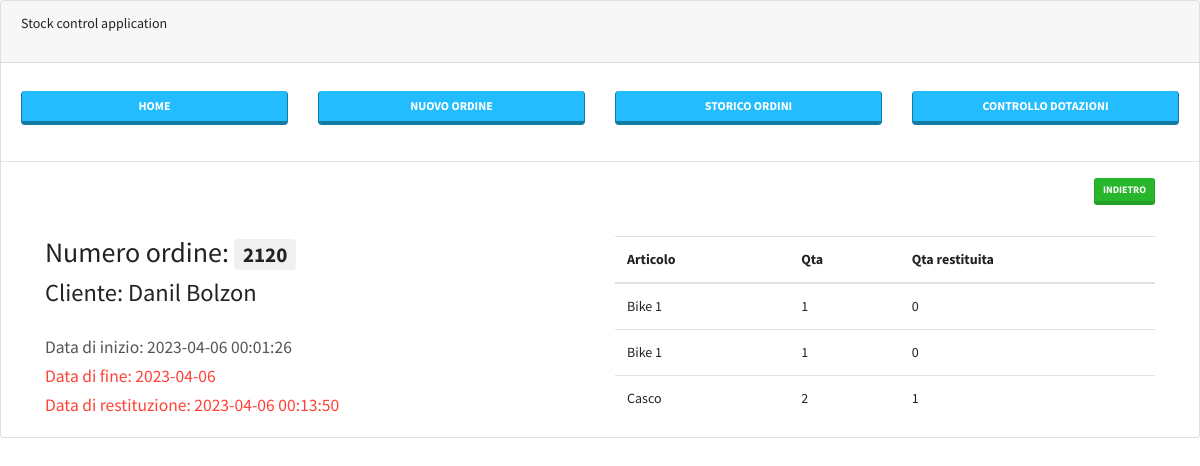
/fine_noleggio.php?numord=2120, run on the app's committed database.
### tables this page shows
CREATE TABLE `ordini` (
  `id` int NOT NULL AUTO_INCREMENT,
  `datains` datetime DEFAULT NULL,
  `desart` varchar(45) DEFAULT NULL,
  `qta` varchar(45) DEFAULT NULL,
  `returnqta` varchar(45) DEFAULT NULL,
  `idcliente` varchar(45) DEFAULT NULL,
  `returndate` varchar(45) DEFAULT NULL,
  `numord` int DEFAULT NULL,
  `status` varchar(45) DEFAULT NULL,
  `finishdate` datetime DEFAULT NULL,
  `returncall` varchar(45) DEFAULT NULL,
  PRIMARY KEY (`id`)
);

CREATE TABLE `users` (
  `id` int NOT NULL AUTO_INCREMENT,
  `username` varchar(128) NOT NULL,
  `useremail` varchar(128) DEFAULT NULL,
  `userphone` varchar(24) DEFAULT NULL,
  `usercountry` int DEFAULT NULL,
  `dt` timestamp NOT NULL DEFAULT CURRENT_TIMESTAMP,
  PRIMARY KEY (`id`),
  UNIQUE KEY `username_UNIQUE` (`username`)
);

### fine_noleggio.php (the view, shortened to what this page needs)
<!DOCTYPE html>
<html>
<head>
  <link rel="stylesheet" href="css/bootstrap-color.min.css" >
  <link rel="stylesheet" href="css/main.css" >
</head>
<body>
<?php
require_once('config.php');
$borrowid = $_GET['numord'];
$select_borrow_data = "SELECT * FROM ordini WHERE numord = '$borrowid'";
$select_borrow_data_result = mysqli_query($db, $select_borrow_data);
$row_borrow_data = mysqli_fetch_assoc($select_borrow_data_result);
$userid = $row_borrow_data['idcliente'];
$returndate = $row_borrow_data['returndate'];
$select_all_users = "SELECT * FROM users WHERE id = '$userid' ORDER BY id DESC LIMIT 1";
$select_all_user_result = mysqli_query($db, $select_all_users);
$row_users = mysqli_fetch_assoc($select_all_user_result);
$user_name = $row_users['username'];
$today = date('Y-m-d');
$datetime1 = strtotime($today);
$datetime2 = strtotime($returndate);
$calculate_seconds = $datetime2 - $datetime1;
$days = floor($calculate_seconds / (24 * 60 * 60 ));
    include('header.php')
?>
<div class="container">
<a class="btn btn-success btn-sm" href="storico_ordini.php" role="button" style="float: right;"> Indietro</a>
                      <div class="row">
                        <div class="col-12">
                                <div class="row  mt-3">
                                    <div class="col">
                                    <h2> Numero ordine: <span class="badge badge-secondary"> <?php echo $row_borrow_data['numord']; ?> </span> </h2>
<h3> Cliente: <?php echo $user_name; ?> </h3>
                                    <h5 class="text-dark"> Data di inizio: <?php echo $row_borrow_data['datains']; ?> </h5>
                                    <h5 <?php if($days < 0){ echo 'class="text-danger"'; }else{ echo 'class="text-success"'; } ?> > Data di fine: <?php echo $row_borrow_data['returndate']; ?> </h5>
<?php
    if($row_borrow_data['status'] != 'finish'){
if($days < 0){
  ?>
 <h1 class="text-danger"> <?php $withouddash =  substr($days, 1); echo $withouddash; ?> Giorni in ritardo </h1>
  <?php
} ?> </div>
<div class="col">
<table class="table">
<thead>
<tr>
<th>Articolo</th>
<th>Qta</th>
</tr>
</thead>
<tbody>
<?php
$result    =    $db->query("SELECT * FROM ordini WHERE numord = '$borrowid'");
while($val  =   $result->fetch_assoc()){
?>
<tr>
<td><?php echo $val['desart']; ?></td>
<td><?php echo $val['qta']; ?></td>
</tr>
<?php
}?>
</tbody>
</table>
<?php
} else {
    ?>
    <h5 class="text-danger"> Data di restituzione: <?php echo $row_borrow_data['finishdate']; ?> </h5>
</div>
<div class="col">
<table class="table">
<thead>
<tr>
<th>Articolo</th>
<th>Qta</th>
<th>Qta restituita</th>
</tr>
</thead>
<tbody>
<?php
$result    =    $db->query("SELECT * FROM ordini WHERE numord = '$borrowid'");
while($val  =   $result->fetch_assoc()){
?>
<tr>
<td><?php echo $val['desart']; ?></td>
<td><?php echo $val['qta']; ?></td>
<td><?php echo $val['returnqta']; ?></td>
</tr>
<?php
}?>
</tbody>
</table>
<?php
}
?>
                                    </div>
                                </div>
                        </div>
                      </div>
                    </div>
                </div>
  </body>
</html>

### css/main.css (style rules this page uses)
body,html { height: 100%; background-color: white; }

### data on the page
ordini: numord "2120", datains "2023-04-06 00:01:26", returndate "2023-04-06", finishdate "2023-04-06 00:13:50", desart "Bike 1", qta "1", returnqta "0"
users: username "Danil Bolzon"
ordini: desart "Bike 1", qta "1", returnqta "0"
ordini: desart "Casco", qta "2", returnqta "1"
